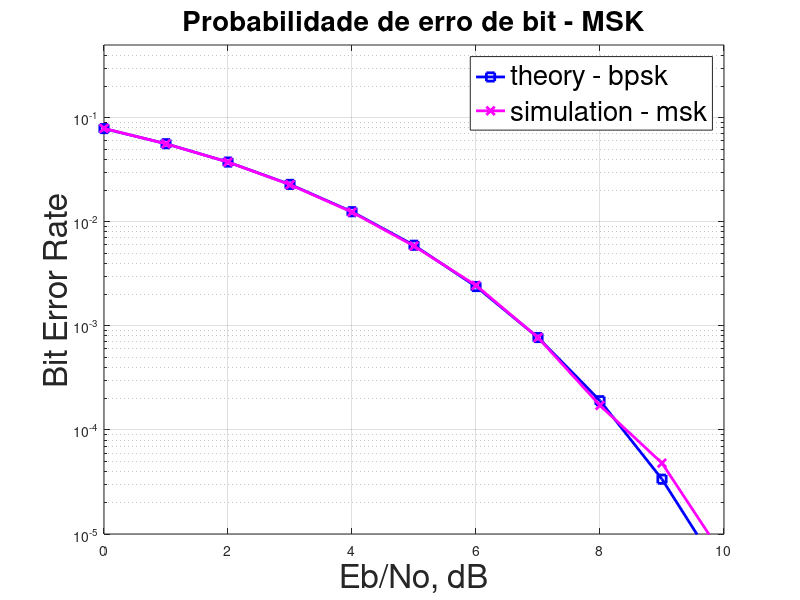

Recreate this plot in MATLAB.

clear
N = 5*10^5; % número de bits / simbolos

fsHz = 1; % período de amostragem
T    = 4; % duração do símbolo

Eb_N0_dB = [0:10]; % multiplos valores Eb/N0
ct = cos(pi*[-T:N*T-1]/(2*T));
st = sin(pi*[-T:N*T-1]/(2*T));

for ii = 1:length(Eb_N0_dB)

    % transmissor MSK
    ipBit = rand(1,N)>0.5; % 0s e 1s com igual probabilidade
    ipMod =  2*ipBit - 1; % 0->-1 e 1->0

    ai = kron(ipMod(1:2:end),ones(1,2*T));  % bit par
    aq = kron(ipMod(2:2:end),ones(1,2*T));  % bit ímpar

    ai = [ai zeros(1,T)  ]; % igualar as dimensões das matrizes
    aq = [zeros(1,T) aq ];  % Delay na quadratura

    % forma de onda a ser transmitida
    xt = 1/sqrt(T)*[ai.*ct + j*aq.*st];

    % AWGN
    nt = 1/sqrt(2)*[randn(1,N*T+T) + j*randn(1,N*T+T)]; % variancia 0db

    % ruído
    yt = xt + 10^(-Eb_N0_dB(ii)/20)*nt; % AWGN

    %% receptor
    % multiplicar pelas senóides
    xE = conv(real(yt).*ct,ones(1,2*T));
    xO = conv(imag(yt).*st,ones(1,2*T));

    bHat = zeros(1,N);
    bHat(1:2:end) = xE(2*T+1:2*T:end-2*T) > 0 ; % bits pares
    bHat(2:2:end) = xO(3*T+1:2*T:end-T) > 0 ;  % bits ímpares

    % contagem de erros
    nErr(ii) = size(find([ipBit - bHat]),2);

end

simBer = nErr/N; % ber simulada
theoryBer = 0.5*erfc(sqrt(10.^(Eb_N0_dB/10))); % ber teorica

% plot
close all
figure
semilogy(Eb_N0_dB,theoryBer,'bs-','LineWidth',2);
hold on
semilogy(Eb_N0_dB,simBer,'mx-','LineWidth',2);
axis([0 10 10^-5 0.5])
grid on
legend('theory - bpsk', 'simulation - msk',"fontsize", 20);
xlabel('Eb/No, dB',"fontsize",24);
ylabel('Bit Error Rate',"fontsize", 24);
title('Probabilidade de erro de bit - MSK',"fontsize", 20);
